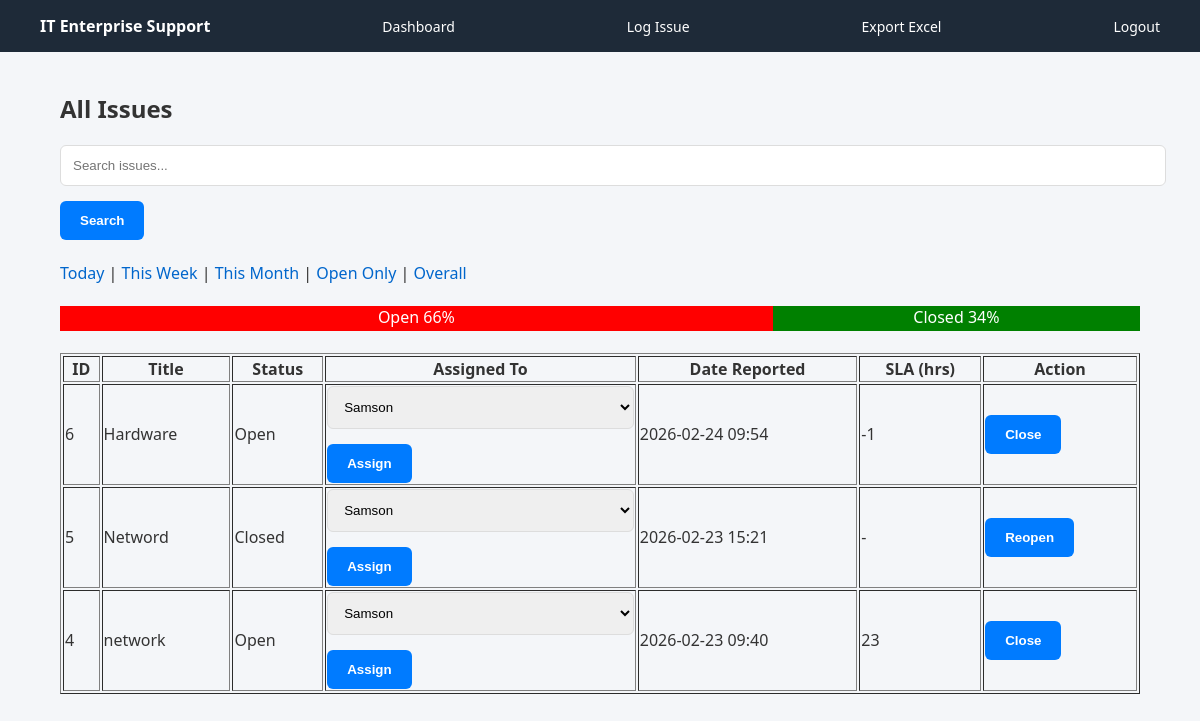
/view_issues?filter=week (signed in), run on the app's committed database.
### tables this page shows
CREATE TABLE issues (
    id INTEGER PRIMARY KEY AUTOINCREMENT,
    title TEXT,
    description TEXT,
    source TEXT,
    category TEXT,
    status TEXT,
    date_reported TEXT,
    date_closed TEXT
, assigned_to TEXT, priority TEXT DEFAULT 'Normal');

CREATE TABLE users (
    id INTEGER PRIMARY KEY AUTOINCREMENT,
    username TEXT,
    password TEXT
, role TEXT DEFAULT 'Technician', email TEXT);

### app.py (the view)
@app.route("/view_issues")
def view_issues():
    if "user" not in session:
        return redirect(url_for("login"))
    db = get_db()
    cur = db.cursor()
    search = request.args.get("search")
    filter_type = request.args.get("filter")
    query = "SELECT * FROM issues WHERE 1=1"
    params = []
    if search:
        query += " AND (title LIKE ? OR description LIKE ?)"
        params.extend([f"%{search}%", f"%{search}%"])
    if filter_type == "today":
        query += " AND date(date_reported) = date('now')"
    elif filter_type == "week":
        query += " AND strftime('%Y-%W', date_reported) = strftime('%Y-%W', 'now')"
    elif filter_type == "month":
        query += " AND strftime('%Y-%m', date_reported) = strftime('%Y-%m', 'now')"
    elif filter_type == "open":
        query += " AND status='Open'"
    query += " ORDER BY date_reported DESC"
    cur.execute(query, params)
    issues = cur.fetchall()
    issues = [dict(issue) for issue in issues]
    for issue in issues:
        if issue["status"] == "Open":
            opened_time = datetime.strptime(issue["date_reported"], "%Y-%m-%d %H:%M")
            issue["sla_hours"] = int((datetime.now() - opened_time).total_seconds() / 3600)
        else:
            issue["sla_hours"] = "-"
    open_count = sum(1 for i in issues if i["status"] == "Open")
    closed_count = sum(1 for i in issues if i["status"] == "Closed")
    total = open_count + closed_count
    open_percent = int((open_count / total) * 100) if total else 0
    closed_percent = 100 - open_percent if total else 0
    cur.execute("SELECT username FROM users WHERE role='Technician'")
    technicians = cur.fetchall()
    db.close()
    return render_template(
        "view_issues.html",
        issues=issues,
        technicians=technicians,
        open_percent=open_percent,
        closed_percent=closed_percent,
        current_filter=filter_type
    )

### app.py (called while the page is built)
def get_db():
    conn = sqlite3.connect("database.db")
    conn.row_factory = sqlite3.Row
    return conn

### templates/view_issues.html (shortened to what this page needs)
<!DOCTYPE html>
<html>
<head>
    <link rel="stylesheet" href="{{ url_for('static', filename='style.css') }}">
</head>
<body>
<div class="navbar">
    <strong>IT Enterprise Support</strong>
    <a href="/dashboard">Dashboard</a>
    <a href="/log_issue">Log Issue</a>
    <a href="/export_excel">Export Excel</a>
    <a href="/logout">Logout</a>
</div>
<div class="container">
<h2>All Issues</h2>
<form method="GET">
    <input type="text" name="search" placeholder="Search issues...">
    <button type="submit">Search</button>
</form>
<br>
<div>
    <a href="/view_issues?filter=today">Today</a> |
    <a href="/view_issues?filter=week">This Week</a> |
    <a href="/view_issues?filter=month">This Month</a> |
    <a href="/view_issues?filter=open">Open Only</a> |
    <a href="/view_issues">Overall</a>
</div>
<br>
<div style="background:#eee;width:100%;display:flex;height:25px;">
    <div style="background:red;width:{{open_percent}}%;color:white;text-align:center;">
        Open {{open_percent}}%
    </div>
    <div style="background:green;width:{{closed_percent}}%;color:white;text-align:center;">
        Closed {{closed_percent}}%
    </div>
</div>
<br>
<table border="1" width="100%">
<tr>
    <th>ID</th>
    <th>Title</th>
    <th>Status</th>
    <th>Assigned To</th>
    <th>Date Reported</th>
    <th>SLA (hrs)</th>
    <th>Action</th>
</tr>
{% for issue in issues %}
<tr>
    <td>{{ issue.id }}</td>
    <td>{{ issue.title }}</td>
    <td>{{ issue.status }}</td>
    <td>
        {% if session['role'] == 'Admin' %}
        <form method="POST" action="{{ url_for('assign_issue', issue_id=issue.id) }}">
            <select name="technician">
                {% for tech in technicians %}
                    <option value="{{ tech.username }}"
                        {% if tech.username == issue.assigned_to %}selected{% endif %}>
                        {{ tech.username }}
                    </option>
                {% endfor %}
            </select>
            <button type="submit">Assign</button>
        </form>
        {% else %}
            {{ issue.assigned_to or "Unassigned" }}
        {% endif %}
    </td>
    <td>{{ issue.date_reported }}</td>
    <td>{{ issue.sla_hours }}</td>
    <td>
        {% if issue.status == "Open" %}
        <form method="POST" action="{{ url_for('close_issue', issue_id=issue.id) }}">
            <button type="submit">Close</button>
        </form>
        {% else %}
        <form method="POST" action="{{ url_for('reopen_issue', issue_id=issue.id) }}">
            <button type="submit">Reopen</button>
        </form>
        {% endif %}
    </td>
</tr>
{% endfor %}
</table>
</div>
</body>
</html>

### static/style.css (style rules this page uses)
body { margin: 0; font-family: 'Segoe UI', Tahoma, sans-serif; background: #f4f6f9; color: #333; }
a { text-decoration: none; color: #0066cc; }
.container { width: 90%; max-width: 1100px; margin: 40px auto; }
form textarea, form select, form input { width: 100%; padding: 12px; margin-bottom: 15px; border-radius: 6px; border: 1px solid #ddd; }
form button { padding: 12px 20px; border-radius: 6px; background: #007bff; color: white; border: none; font-weight: bold; cursor: pointer; }
.navbar { background: #1e2a38; color: white; padding: 15px 40px; display: flex; justify-content: space-between; align-items: center; }
.navbar a { color: white; margin-left: 20px; font-size: 14px; }

### data on the page
issues: id "6", title "Hardware", status "Open", date_reported "2026-02-24 09:54", sla_hours "-1"
issues: id "5", title "Netword", status "Closed", technician "Samson", date_reported "2026-02-23 15:21", sla_hours "-"
issues: id "4", title "network", status "Open", technician "Samson", date_reported "2026-02-23 09:40", sla_hours "23"

### other printed values
{{ open_percent }} "66"
{{ closed_percent }} "34"
form field technician "Samson"
